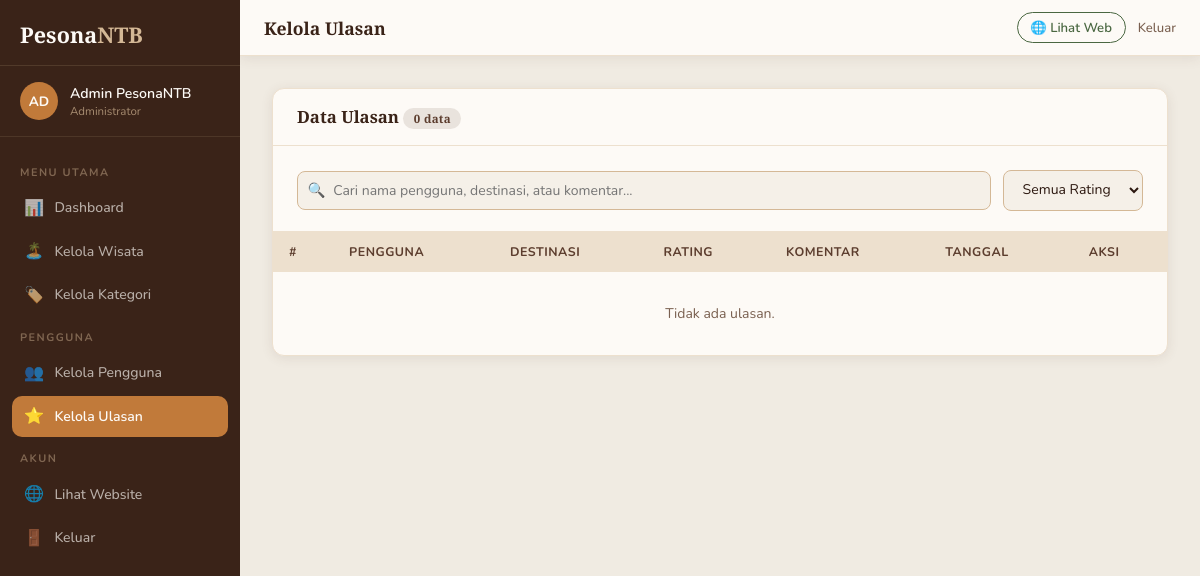
Page /config/ulasan.php (signed in) on the earlier database version.
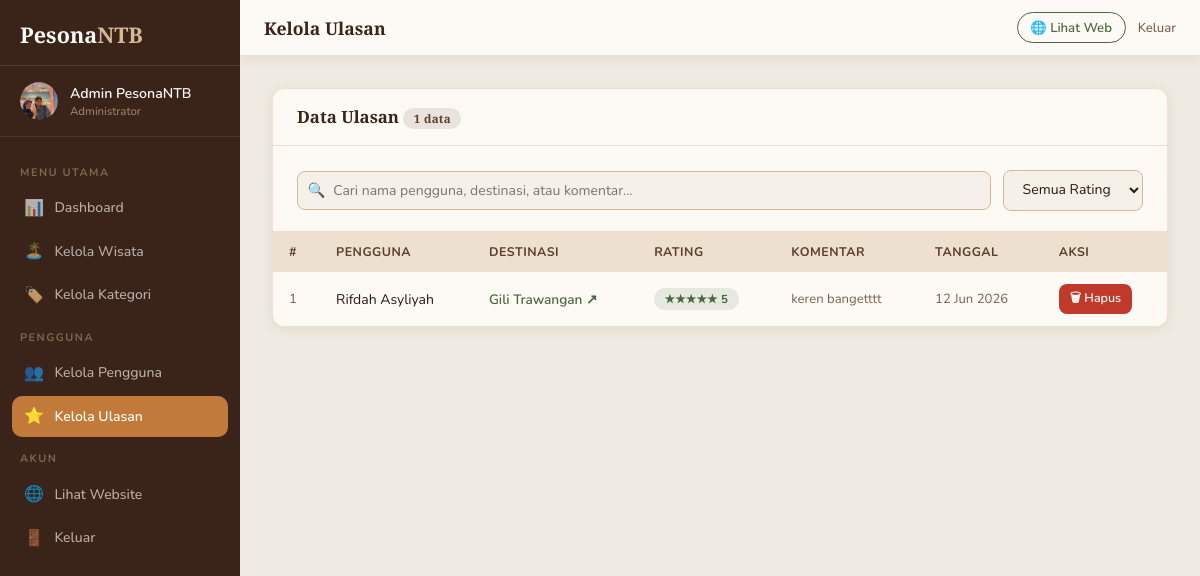
Same page on the later database version.
### tables this page shows
CREATE TABLE `users` (
  `id` int(11) NOT NULL,
  `nama` varchar(100) NOT NULL,
  `email` varchar(150) NOT NULL,
  `telepon` varchar(20) NOT NULL,
  `password` varchar(255) NOT NULL,
  `role` enum('user','admin') DEFAULT 'user',
  `foto_profil` varchar(255) DEFAULT NULL,
  `created_at` datetime DEFAULT current_timestamp(),
  `reset_token` varchar(255) DEFAULT NULL,
  `reset_expired` datetime DEFAULT NULL
);

CREATE TABLE `ulasan` (
  `id` int(11) NOT NULL,
  `user_id` int(11) NOT NULL,
  `wisata_id` int(11) NOT NULL,
  `rating` tinyint(4) NOT NULL CHECK (`rating` between 1 and 5),
  `komentar` text NOT NULL,
  `created_at` datetime DEFAULT current_timestamp()
);

CREATE TABLE `wisata` (
  `id` int(11) NOT NULL,
  `nama` varchar(150) NOT NULL,
  `kategori` enum('Pantai','Gunung','Air Terjun','Budaya','Pulau','Kuliner','Adventure') NOT NULL,
  `lokasi` varchar(150) NOT NULL,
  `deskripsi` text NOT NULL,
  `fasilitas` text DEFAULT NULL,
  `jam_buka` varchar(100) DEFAULT NULL,
  `harga_tiket` varchar(100) DEFAULT NULL,
  `foto` varchar(255) DEFAULT NULL,
  `aktif` tinyint(1) DEFAULT 1,
  `latitude` decimal(10,8) DEFAULT NULL,
  `longitude` decimal(11,8) DEFAULT NULL,
  `rating` decimal(3,1) DEFAULT 0.0,
  `created_at` datetime DEFAULT current_timestamp(),
  `updated_at` datetime DEFAULT current_timestamp() ON UPDATE current_timestamp()
);

### config/ulasan.php (the view, shortened to what the changed rows need)
<?php
require_once 'db.php';
$rating  = $_GET['rating'] ?? '';
$page    = max(1, intval($_GET['page'] ?? 1));
$per     = 10; $offset = ($page-1)*$per;
$where = []; $params = []; $types = '';
$wsql = $where ? 'WHERE '.implode(' AND ', $where) : '';
$total = 0;
$count_sql = "SELECT COUNT(*) as c FROM ulasan u JOIN users us ON u.user_id=us.id JOIN wisata w ON u.wisata_id=w.id $wsql";
if ($stmt = $conn->prepare($count_sql)) {
    $stmt->execute();
    $total = $stmt->get_result()->fetch_assoc()['c'];
}
$ulasan_list = [];
$sql = "SELECT u.id, u.rating, u.komentar, u.created_at, us.nama as user_nama, w.nama as wisata_nama, w.id as wisata_id FROM ulasan u JOIN users us ON u.user_id=us.id JOIN wisata w ON u.wisata_id=w.id $wsql ORDER BY u.created_at DESC LIMIT ? OFFSET ?";
if ($stmt = $conn->prepare($sql)) {
    $p = array_merge($params, [$per, $offset]); $t = $types.'ii';
    $stmt->bind_param($t, ...$p);
    $stmt->execute();
    $res = $stmt->get_result();
    while ($r = $res->fetch_assoc()) $ulasan_list[] = $r;
}
?>
<!DOCTYPE html>
<html lang="id">
<head>
  <link rel="stylesheet" href="../css/admin.css">
</head>
<body>
<div class="admin-layout">
  <?php include 'sidebar.php'; ?>
  <div class="admin-content">
    <main class="admin-main">
      <div class="admin-card">
        <div class="card-header">
          <h3>Data Ulasan <span class="badge badge-brown"><?= $total ?> data</span></h3>
        </div>
              <?php for ($i=5;$i>=1;$i--): ?>
              <option value="<?=$i?>" <?= $rating==(string)$i?'selected':'' ?>><?= str_repeat('★',$i) ?> (<?=$i?>)</option>
              <?php endfor; ?>
        <div class="table-wrap">
          <table>
            <thead>
              <tr><th>#</th><th>Pengguna</th><th>Destinasi</th><th>Rating</th><th>Komentar</th><th>Tanggal</th><th>Aksi</th></tr>
            </thead>
            <tbody>
              <?php if (empty($ulasan_list)): ?>
              <tr><td colspan="7" style="text-align:center;padding:2rem;color:var(--text-muted)">Tidak ada ulasan.</td></tr>
              <?php else: ?>
              <?php foreach ($ulasan_list as $i => $u): ?>
              <tr>
                <td class="td-muted"><?= $offset+$i+1 ?></td>
                <td><?= htmlspecialchars($u['user_nama']) ?></td>
                <td>
                  <a href="detail.php?id=<?= $u['wisata_id'] ?>" target="_blank" style="color:var(--green);font-weight:600;text-decoration:none;font-size:0.85rem">
                    <?= htmlspecialchars($u['wisata_nama']) ?> ↗
                  </a>
                </td>
                <td>
                  <span class="badge badge-<?= $u['rating']>=4?'green':($u['rating']==3?'orange':'red') ?>">
                    <?= str_repeat('★',$u['rating']) ?> <?= $u['rating'] ?>
                  </span>
                </td>
                <td class="td-truncate td-muted" style="max-width:220px"><?= htmlspecialchars($u['komentar']) ?></td>
                <td class="td-muted"><?= date('d M Y', strtotime($u['created_at'])) ?></td>
                <td>
                  <form method="GET" style="display:inline">
                    <button type="submit" class="btn btn-danger btn-sm btn-confirm-delete" data-msg="Ulasan ini akan dihapus dan rating destinasi akan diperbarui.">🗑 Hapus</button>
                  </form>
                </td>
              </tr>
              <?php endforeach; ?>
              <?php endif; ?>
            </tbody>
          </table>
        </div>
      </div>
    </main>
  </div>
</div>
</body>
</html>

### config/sidebar.php (shortened to what the changed rows need)
<?php
$admin_nama   = $_SESSION['user_nama'] ?? 'Admin';
$inisial      = strtoupper(mb_substr($admin_nama, 0, 2));
$foto_profil_admin = '';
if (isset($conn) && isset($_SESSION['user_id'])) {
    $stmt_sidebar = $conn->prepare("SELECT foto_profil FROM users WHERE id = ?");
    $stmt_sidebar->bind_param('i', $_SESSION['user_id']);
    $stmt_sidebar->execute();
    $result_sidebar = $stmt_sidebar->get_result()->fetch_assoc();
    $foto_profil_admin = $result_sidebar['foto_profil'] ?? '';
}
?>
<aside class="admin-sidebar" id="adminSidebar">
  <a href="profil.php" class="sidebar-admin-link" style="text-decoration: none; color: inherit; display: block;">
    <div class="sidebar-admin">
      <?php if (!empty($foto_profil_admin)): ?>
        <div class="admin-avatar" style="background: none; overflow: hidden; padding: 0; display: flex; align-items: center; justify-content: center;">
          <img src="../assets/uploads/profil/<?= htmlspecialchars($foto_profil_admin) ?>" style="width: 100%; height: 100%; object-fit: cover; border-radius: 50%;" alt="">
        </div>
      <?php else: ?>
        <div class="admin-avatar"><?= $inisial ?></div>
      <?php endif; ?>
      <div class="admin-info">
        <div class="admin-name"><?= htmlspecialchars($admin_nama) ?></div>
        <div class="admin-role">Administrator</div>
      </div>
    </div>
  </a>
</aside>

Differences in the rows shown:
now on this page (row edited): users: foto_profil (picture)
added ulasan: i "1", user.nama "Rifdah Asyliyah", wisata.nama "Gili Trawangan", rating "★★★★★", rating "5", komentar "keren bangetttt", created_at "12 Jun 2026"
Other differences:
$total: "0" → "1"
$inisial: "AD" → (not shown)
text no longer shown: "Tidak ada ulasan."
